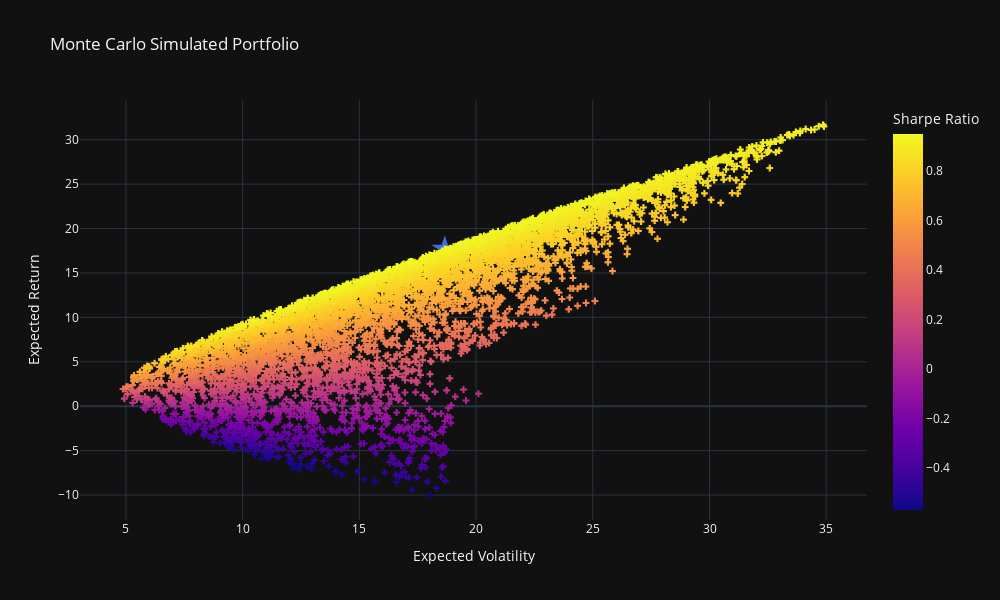

Source (notebook cell):
### Code cell
# Import plotly express for EF plot
import plotly.express as px
px.defaults.template = "plotly_dark"
px.defaults.width = 1000
px.defaults.height = 600

# Plot simulated portfolio
fig = px.scatter(
    temp, x='port_vols', y='port_rets', color='sharpe_ratio', 
    labels={'port_vols': 'Expected Volatility', 'port_rets': 'Expected Return','sharpe_ratio': 'Sharpe Ratio'},
    title="Monte Carlo Simulated Portfolio"
     ).update_traces(mode='markers', marker=dict(symbol='cross'))

# Plot max sharpe 
fig.add_scatter(
    mode='markers', 
    x=[temp.iloc[temp.sharpe_ratio.idxmax()]['port_vols']], 
    y=[temp.iloc[temp.sharpe_ratio.idxmax()]['port_rets']], 
    marker=dict(color='RoyalBlue', size=20, symbol='star'),
    name = 'Max Sharpe'
).update(layout_showlegend=False)

# Show spikes
fig.update_xaxes(showspikes=True)
fig.update_yaxes(showspikes=True)
fig.show()

### Figure 1 — Plotly figure (JSON) as saved in the notebook; plotly's stock layout.template omitted (floating-point values rounded to 4 significant figures; data arrays with more than 128 entries replaced by an {"elided": "..."} marker saying what was removed)
{"data": [{"hovertemplate": "Expected Volatility=%{x}<br>Expected Return=%{y}<br>Sharpe Ratio=%{marker.color}<extra></extra>", "legendgroup": "", "marker": {"color": {"elided": "5000 float values"}, "coloraxis": "coloraxis", "symbol": "cross"}, "mode": "markers", "name": "", "showlegend": false, "type": "scattergl", "x": {"elided": "5000 float values"}, "xaxis": "x", "y": {"elided": "5000 float values"}, "yaxis": "y"}, {"marker": {"color": "RoyalBlue", "size": 20, "symbol": "star"}, "mode": "markers", "name": "Max Sharpe", "type": "scatter", "x": [18.66], "y": [17.68]}], "layout": {"coloraxis": {"colorbar": {"title": {"text": "Sharpe Ratio"}}, "colorscale": [[0, "#0d0887"], [0.1111, "#46039f"], [0.2222, "#7201a8"], [0.3333, "#9c179e"], [0.4444, "#bd3786"], [0.5556, "#d8576b"], [0.6667, "#ed7953"], [0.7778, "#fb9f3a"], [0.8889, "#fdca26"], [1, "#f0f921"]]}, "height": 600, "legend": {"tracegroupgap": 0}, "showlegend": false, "title": {"text": "Monte Carlo Simulated Portfolio"}, "width": 1000, "xaxis": {"anchor": "y", "domain": [0, 1], "showspikes": true, "title": {"text": "Expected Volatility"}}, "yaxis": {"anchor": "x", "domain": [0, 1], "showspikes": true, "title": {"text": "Expected Return"}}}}
